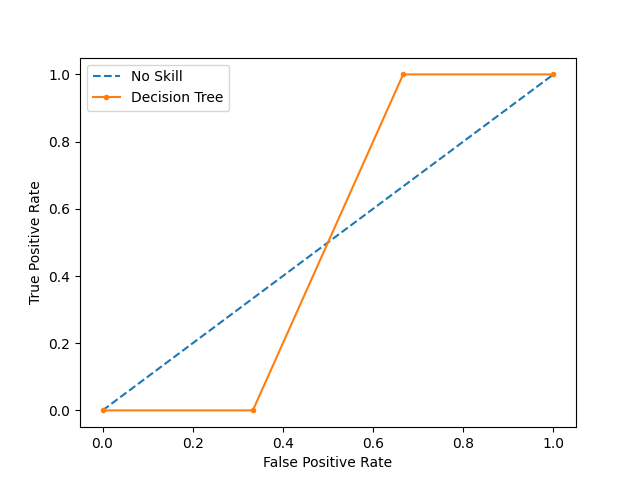

Reproduce this figure in Python.
<<<<<<< HEAD
# -------------------------------------------------------------------------
# AUTHOR: Lahari Sandepudi
# FILENAME: roc_curve.py
# SPECIFICATION: description of the program
# FOR: CS 5990 (Advanced Data Mining) - Assignment #2
# TIME SPENT: 30min
# -----------------------------------------------------------*/

from sklearn import tree
from sklearn.model_selection import train_test_split
from sklearn.metrics import roc_curve, roc_auc_score
import matplotlib.pyplot as plt
import numpy as np
import pandas as pd

# Read the dataset cheat_data.csv and prepare the data_training numpy array
df = pd.read_csv('DataMiningCodes\Assignment2\cheat_data.csv', sep=',', header=0)
data_training = np.array(df.values)

# Transform the original training features and classes to numbers
X = []
Y = []
marital_encoding = {"Single": [1, 0, 0], "Married": [0, 1, 0], "Divorced": [0, 0, 1]}
refund_encoding = {"Yes": 1, "No": 0}

for row in data_training:
    new_row = []
    for ind, val in enumerate(row):
        if ind == 0:  # Refund
            new_row.append(refund_encoding[val])
        elif ind == 1:  # Marital Status
            new_row.extend(marital_encoding[val])
        elif ind == 2:  # Taxable Income
            new_row.append(float(val.replace("k", "")))
        elif ind == 3:  # Class (target)
            Y.append(refund_encoding[val])
    X.append(new_row)

# Split the dataset into train and test sets
trainX, testX, trainY, testY = train_test_split(X, Y, test_size=0.3)

# Fit a decision tree model using entropy with max depth = 2
clf = tree.DecisionTreeClassifier(criterion='entropy', max_depth=2)
clf = clf.fit(trainX, trainY)

# Predict probabilities for all test samples
dt_probs = clf.predict_proba(testX)[:, 1]

# Generate a no skill prediction (random classifier - scores should be all zero)
ns_probs = [0 for _ in range(len(testY))]

# Calculate ROC AUC scores
ns_auc = roc_auc_score(testY, ns_probs)
dt_auc = roc_auc_score(testY, dt_probs)

# Print ROC AUC scores
print('No Skill: ROC AUC=%.3f' % (ns_auc))
print('Decision Tree: ROC AUC=%.3f' % (dt_auc))

# Calculate ROC curves
ns_fpr, ns_tpr, _ = roc_curve(testY, ns_probs)
dt_fpr, dt_tpr, _ = roc_curve(testY, dt_probs)

# Plot the ROC curve for the model
plt.plot(ns_fpr, ns_tpr, linestyle='--', label='No Skill')
plt.plot(dt_fpr, dt_tpr, marker='.', label='Decision Tree')

# Set axis labels and legend
plt.xlabel('False Positive Rate')
plt.ylabel('True Positive Rate')
plt.legend()

# Show the plot
plt.show()
